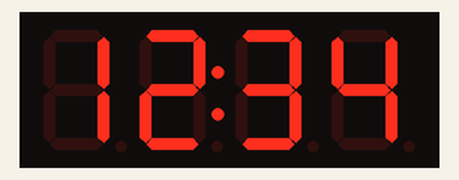
Simulated run of this sketch. Board: Arduino Uno, built with avr-gcc and run on an emulated ATmega328P. Parts: 4-digit seven-segment display.

Above: at 0.1 s.

The sketch:

sketch_jul05a.ino
```cpp
#include <TM1637.h> // Подключаем библиотеку для работы с модулем

int8_t DispMSG[] = {1, 2, 3, 4};   // Настройка символов для последующего вывода на дислей

//Определяем пины для подключения к плате Arduino
#define CLK 2
#define DIO 3

//Создаём объект класса TM1637, в качестве параметров
//передаём номера пинов подключения
TM1637 tm1637(CLK, DIO);

void setup()
{
  //Инициализация модуля
  tm1637.init();
  //Установка яркости горения сегментов
  /*
     BRIGHT_TYPICAL = 2 Средний
     BRIGHT_DARKEST = 0 Тёмный
     BRIGHTEST = 7      Яркий
  */
  tm1637.set(2);
}

void loop()
{
  //Задание на включение разделителя
  tm1637.point(true);
  //Выводим массив на дисплей
  tm1637.display(DispMSG);
  //Задержка
  delay(1000);
  //Задание на выключение разделителя
  tm1637.point(false);
  //Выводим массив на дисплей
  tm1637.display(DispMSG);
  //Задержка
  delay(1000);
}
```
